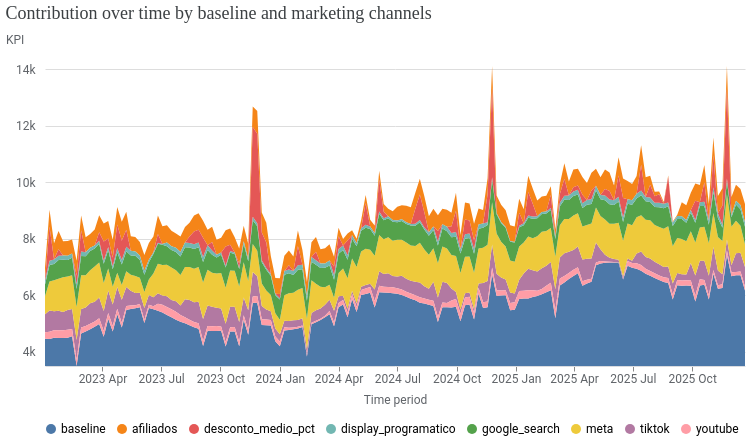

Write notebook code for a chart like this one.
### Code cell
# Contribuição ao longo do tempo (área empilhada, por trimestre) e cascata do total
ms_contas = visualizer.MediaSummary(m_contas, use_kpi=True)
ms_contas.plot_channel_contribution_area_chart(time_granularity="quarterly")

### Figure 1 — Vega-Lite specification as saved in the notebook (floating-point values rounded to 4 significant figures; data arrays with more than 128 entries replaced by an {"elided": "..."} marker saying what was removed)
{"config": {"view": {"continuousWidth": 300, "continuousHeight": 300, "strokeOpacity": 0}, "axis": {"labelColor": "#5F6368", "labelFont": "Roboto", "labelFontSize": 12, "titleColor": "#5F6368", "titleFont": "Roboto", "titleFontSize": 12, "titleFontWeight": "normal", "titlePadding": 10}}, "data": {"name": "data-dbb673b933bc8e85ce7e7121898d3819"}, "mark": {"type": "area"}, "encoding": {"color": {"field": "channel", "legend": {"labelFont": "Roboto", "labelFontSize": 12, "orient": "bottom", "title": null}, "scale": {"domain": ["baseline", "afiliados", "desconto_medio_pct", "display_programatico", "google_search", "meta", "tiktok", "youtube"]}, "sort": ["baseline", "afiliados", "desconto_medio_pct", "display_programatico", "google_search", "meta", "tiktok", "youtube"], "type": "nominal"}, "order": {"field": "sort_channel", "sort": "descending", "type": "nominal"}, "tooltip": [{"field": "time", "format": "%Y-%m-%d", "type": "temporal"}, {"field": "channel", "type": "nominal"}, {"field": "incremental_outcome", "format": ",.2f", "type": "quantitative"}], "x": {"axis": {"domainColor": "#DADCE0", "format": "%Y %b", "grid": false, "tickCount": 8}, "field": "time", "title": "Time period", "type": "temporal"}, "y": {"axis": {"domain": false, "labelExpr": "replace(format(datum.value, '.3~s'), 'G', 'B')", "labelPadding": 10, "tickCount": 5, "ticks": false, "titleAlign": "left", "titleAngle": 0, "titleY": -20}, "field": "incremental_outcome", "scale": {"clamp": true, "domainMin": 3497.0}, "title": "KPI", "type": "quantitative"}}, "title": {"text": "Contribution over time by baseline and marketing channels", "anchor": "start", "color": "#3C4043", "font": "Google Sans Display", "fontSize": 18, "fontWeight": "normal", "offset": 10}, "transform": [{"calculate": "indexof(['afiliados', 'desconto_medio_pct', 'display_programatico', 'google_search', 'meta', 'tiktok', 'youtube', 'baseline'], datum.channel)", "as": "sort_channel"}], "width": 700, "$schema": "https://vega.github.io/schema/vega-lite/v6.4.1.json", "datasets": {"data-dbb673b933bc8e85ce7e7121898d3819": {"elided": "1248 records"}}}
